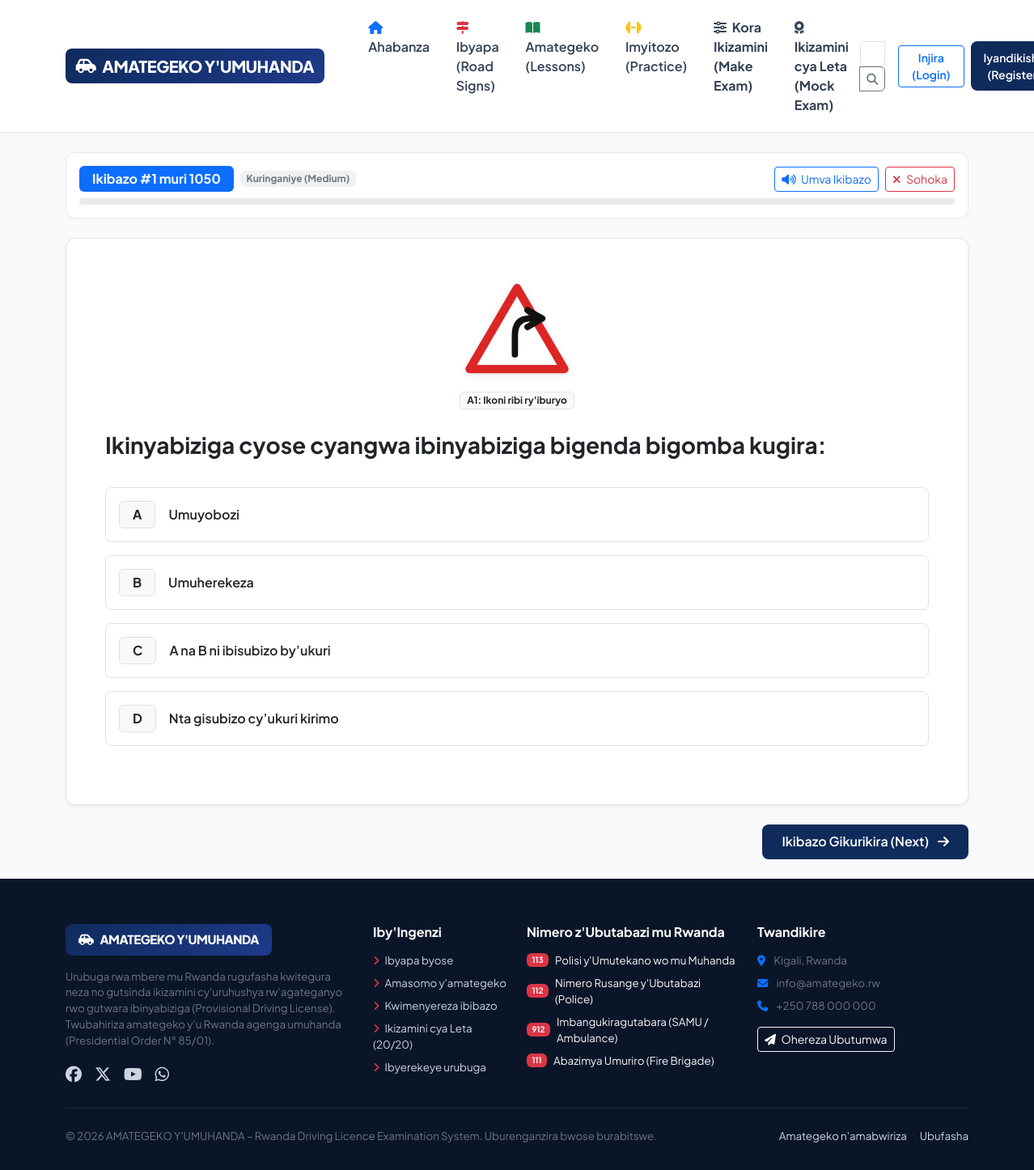
Page /examinations/practice/start/ on the committed database.
### apps/examinations/models.py (models this page shows, shortened)
class Question(models.Model):
    DIFFICULTY_CHOICES = [
        ('EASY', 'Kworoshye (Easy)'),
        ('MEDIUM', 'Kuringaniye (Medium)'),
        ('HARD', 'Gikomeye (Hard)'),
    ]
    category = models.ForeignKey(Category, on_delete=models.CASCADE, related_name='questions')
    question_number = models.PositiveIntegerField(unique=True, verbose_name="Question Number")
    question_text_rw = models.TextField(verbose_name="Ikibazo mu Kinyarwanda")
    question_text_en = models.TextField(blank=True, verbose_name="Question in English")
    difficulty = models.CharField(max_length=10, choices=DIFFICULTY_CHOICES, default='MEDIUM')
    road_sign = models.ForeignKey(RoadSign, on_delete=models.SET_NULL, null=True, blank=True, related_name='questions')
    image = models.ImageField(upload_to='question_images/', blank=True, null=True)
    explanation_rw = models.TextField(verbose_name="Ibisobanuro mu Kinyarwanda")
    explanation_en = models.TextField(blank=True, verbose_name="Explanation in English")
    legal_reference = models.CharField(
        max_length=255,
        blank=True,
        default="Iteka rya Perezida N° 85/01",
        verbose_name="Ingingo y'amategeko (Legal Article)"
    )
    is_active = models.BooleanField(default=True)
    created_at = models.DateTimeField(auto_now_add=True)
    updated_at = models.DateTimeField(auto_now=True)
    class Meta:
        ordering = ['question_number']
        verbose_name = "Theory Question"
        verbose_name_plural = "Theory Questions"

class Choice(models.Model):
    LETTERS = [
        ('A', 'A'),
        ('B', 'B'),
        ('C', 'C'),
        ('D', 'D'),
    ]
    question = models.ForeignKey(Question, on_delete=models.CASCADE, related_name='choices')
    letter = models.CharField(max_length=1, choices=LETTERS)
    text_rw = models.TextField(verbose_name="Igisubizo mu Kinyarwanda")
    text_en = models.TextField(blank=True, verbose_name="Answer in English")
    is_correct = models.BooleanField(default=False, verbose_name="Is Correct Answer?")
    class Meta:
        ordering = ['letter']
        unique_together = ('question', 'letter')
        verbose_name = "Question Choice"
        verbose_name_plural = "Question Choices"

### apps/curriculum/models.py (models this page shows, shortened)
class RoadSign(models.Model):
    SIGN_TYPES = [
        ('WARNING', 'Ibyapa Biburira (Warning Signs)'),
        ('PROHIBITION', 'Ibyapa Bibuza (Prohibition Signs)'),
        ('MANDATORY', 'Ibyapa Bitegeka (Mandatory Signs)'),
        ('INFORMATION', 'Ibyapa Bimenyesha (Information Signs)'),
        ('DIRECTION', "Ibyapa by'Icyerekezo (Direction Signs)"),
        ('TEMPORARY', "Ibyapa by'Agateganyo (Temporary Signs)"),
    ]
    sign_type = models.CharField(max_length=20, choices=SIGN_TYPES, verbose_name="Sign Type")
    code = models.CharField(max_length=20, unique=True, verbose_name="Sign Code (e.g., A1, B2a, C1)")
    name_rw = models.CharField(max_length=200, verbose_name="Izina ry'Icyapa (Kinyarwanda)")
    name_en = models.CharField(max_length=200, verbose_name="Sign Name (English)")
    meaning_rw = models.TextField(verbose_name="Icyo Gisobanura (Kinyarwanda)")
    meaning_en = models.TextField(verbose_name="Meaning (English)")
    explanation_rw = models.TextField(blank=True, verbose_name="Ibisobanuro Birambuye n'Amategeko")
    explanation_en = models.TextField(blank=True, verbose_name="Detailed Legal Explanation")
    legal_reference = models.CharField(
        max_length=200,
        blank=True,
        default="Iteka rya Perezida N° 85/01 ryo ku wa 02/09/2002",
        verbose_name="Ingingo y'Amategeko (Legal Article)"
    )
    svg_content = models.TextField(
        blank=True,
        help_text="Vector SVG code for crisp rendering across all screen sizes without asset loading issues"
    )
    image = models.ImageField(upload_to='road_signs/', blank=True, null=True, verbose_name="Uploaded Image")
    order = models.PositiveIntegerField(default=1)
    class Meta:
        ordering = ['sign_type', 'order', 'code']
        verbose_name = "Road Sign"
        verbose_name_plural = "Road Signs"

### apps/examinations/views.py (the view)
# urls.py: path('practice/start/', views.practice_view, name='practice'),
def practice_view(request):
    category_slug = request.GET.get('category', '')
    only_bookmarks = request.GET.get('bookmarks', '') == 'true'
    difficulty = request.GET.get('difficulty', '')
    questions = Question.objects.filter(is_active=True).select_related('category', 'road_sign').prefetch_related('choices')
    selected_category = None
    if category_slug:
        selected_category = get_object_or_404(Category, slug=category_slug)
        questions = questions.filter(category=selected_category)
    if only_bookmarks and request.user.is_authenticated:
        bookmarked_ids = Bookmark.objects.filter(user=request.user).values_list('question_id', flat=True)
        questions = questions.filter(id__in=bookmarked_ids)
    if difficulty in ['EASY', 'MEDIUM', 'HARD']:
        questions = questions.filter(difficulty=difficulty)
    total_count = questions.count()
    if total_count == 0:
        messages.warning(request, "Nta bibazo bibonetse muri iki cyiciro. (No questions found in this filter.)")
        return redirect('examinations:practice_list')
    try:
        current_index = int(request.GET.get('page', 1))
    except ValueError:
        current_index = 1
    if current_index < 1:
        current_index = 1
    elif current_index > total_count:
        current_index = total_count
    question = questions[current_index - 1]
    is_bookmarked = False
    if request.user.is_authenticated:
        is_bookmarked = Bookmark.objects.filter(user=request.user, question=question).exists()
    context = {
        'question': question,
        'choices': question.choices.all(),
        'current_index': current_index,
        'total_count': total_count,
        'progress_pct': round((current_index / total_count) * 100),
        'selected_category': selected_category,
        'has_prev': current_index > 1,
        'prev_page': current_index - 1,
        'has_next': current_index < total_count,
        'next_page': current_index + 1,
        'is_bookmarked': is_bookmarked,
        'only_bookmarks': only_bookmarks,
        'difficulty': difficulty,
    }
    return render(request, 'examinations/practice.html', context)

### apps/core/context_processors.py (called while the page is built)
def global_context(request):
    return {
        'site_categories': Category.objects.all().order_by('order'),
        'total_questions_count': Question.objects.filter(is_active=True).count(),
        'total_road_signs_count': RoadSign.objects.count(),
        'official_exam_questions': 20,
        'official_exam_duration': 20,
        'official_exam_pass_mark': 12,
    }

### templates/examinations/practice.html (shortened to what this page needs)
{% extends 'base.html' %}
{% block content %}
<div class="container py-4">
    <div class="card card-custom p-3 mb-4">
        <div class="d-flex flex-column flex-md-row justify-content-between align-items-md-center gap-2 mb-2">
            <div class="d-flex align-items-center gap-2">
                <span class="badge bg-primary fs-6 px-3 py-2">
                    Ikibazo #{{ current_index }} muri {{ total_count }}
                </span>
                <span class="badge bg-secondary bg-opacity-10 text-secondary">{{ question.get_difficulty_display }}</span>
            </div>
            <div class="d-flex align-items-center gap-2">
                <button type="button" class="btn btn-sm btn-outline-primary" id="btnSpeak" onclick="speakQuestion()" title="Vuga ikibazo mu ijwi">
                    <i class="fa-solid fa-volume-high me-1"></i> <span class="d-none d-sm-inline">Umva Ikibazo</span>
                </button>
                <a href="{% url 'examinations:practice_list' %}" class="btn btn-sm btn-outline-danger">
                    <i class="fa-solid fa-xmark me-1"></i> Sohoka
                </a>
            </div>
        </div>
        <div class="progress" style="height: 8px;">
        </div>
    </div>
    <div class="card card-custom p-4 p-md-5 mb-4 shadow-sm">
        {% if question.image %}
        <div class="text-center mb-4">
            <img src="{{ question.image.url }}" class="img-fluid rounded border shadow-sm mb-2" style="max-height: 220px; max-width: 100%; object-fit: contain;" alt="Scenario Image">
            <div><span class="badge bg-light text-dark border">Ishusho y'Ikibazo (Road Sign / Scenario)</span></div>
        </div>
        {% elif question.road_sign %}
        <div class="text-center mb-4">
            <div class="sign-graphic-container mb-2" style="width: 130px; height: 130px;">
                {{ question.road_sign.svg_content|safe }}
            </div>
            <span class="badge bg-light text-dark border">{{ question.road_sign.code }}: {{ question.road_sign.name_rw }}</span>
        </div>
        {% endif %}
        <h3 class="fw-bold text-dark mb-2" style="line-height: 1.4;">
            {{ question.question_text_rw }}
        </h3>
        <div class="d-flex flex-column gap-3 my-4" id="choicesContainer">
            {% for choice in choices %}
            <div class="choice-option p-3 rounded-3 border d-flex align-items-center gap-3"
                 id="choice-{{ choice.id }}"
                 data-choice-id="{{ choice.id }}"
                 data-is-correct="{{ choice.is_correct|yesno:'true,false' }}"
                 onclick="selectChoice(this)"
                 style="cursor: pointer; transition: all 0.2s;">
                <span class="choice-letter badge bg-light text-dark border fs-6 px-3 py-2 fw-bold">
                    {{ choice.letter }}
                </span>
                <div class="flex-grow-1">
                    <div class="fw-semibold text-dark">{{ choice.text_rw }}</div>
                </div>
            </div>
            {% endfor %}
        </div>
    </div>
    <div class="d-flex justify-content-between align-items-center">
        {% if has_next %}
        <a href="?page={{ next_page }}{% if selected_category %}&category={{ selected_category.slug }}{% endif %}{% if only_bookmarks %}&bookmarks=true{% endif %}" class="btn btn-rw-primary px-4">
            Ikibazo Gikurikira (Next) <i class="fa-solid fa-arrow-right ms-2"></i>
        </a>
        {% else %}
        <a href="{% url 'examinations:practice_list' %}" class="btn btn-rw-danger px-4">
            <i class="fa-solid fa-check-double me-2"></i> Usoje Imyitozo!
        </a>
        {% endif %}
    </div>
</div>
{% endblock %}

### templates/base.html (style rules this page uses)
:root { --primary-blue: #0f2b5c; --primary-accent: #1e40af; --rwanda-red: #dc2626; --rwanda-yellow: #f59e0b; --rwanda-green: #10b981; --slate-bg: #f8fafc; --card-border: #e2e8f0; --text-dark: #0f172a; --text-muted: #64748b; }
body { font-family: 'Plus Jakarta Sans', -apple-system, BlinkMacSystemFont, "Segoe UI", Roboto, sans-serif; background-color: var(--slate-bg); color: var(--text-dark); min-height: 100vh; display: flex; flex-direction: column; }
.btn-rw-primary { background-color: var(--primary-blue); color: #ffffff; font-weight: 600; border: none; border-radius: 8px; padding: 0.6rem 1.4rem; transition: all 0.2s; }
.card-custom { background: #ffffff; border: 1px solid var(--card-border); border-radius: 12px; box-shadow: 0 2px 8px rgba(0, 0, 0, 0.02); transition: transform 0.2s, box-shadow 0.2s; }
.sign-graphic-container { width: 90px; height: 90px; display: flex; align-items: center; justify-content: center; margin: 0 auto; }
.sign-graphic-container svg { width: 100%; height: 100%; filter: drop-shadow(0 2px 4px rgba(0,0,0,0.1)); }

### rows in the picture
Question: difficulty "Kuringaniye (Medium)", road_sign.code "A1", road_sign.name_rw "Ikoni ribi ry'iburyo", question_text_rw "Ikinyabiziga cyose cyangwa ibinyabiziga bigenda bigomba kugira:"
Choice: letter "A", text_rw "Umuyobozi"
Choice: letter "B", text_rw "Umuherekeza"
Choice: letter "C", text_rw "A na B ni ibisubizo by’ukuri"
Choice: letter "D", text_rw "Nta gisubizo cy’ukuri kirimo"

### other values in the picture
{{ current_index }} "1"
{{ total_count }} "1050"
